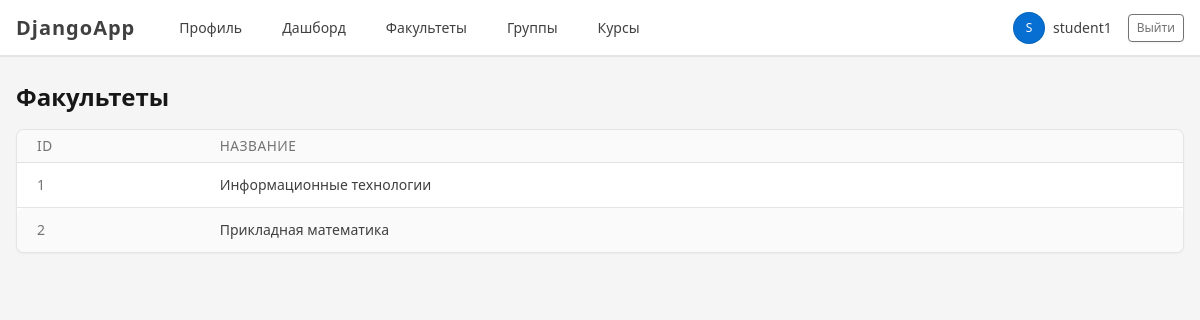
The page /departments/ (signed in) on the database its author committed.
### accounts/models.py (models this page shows, shortened)
class Department(models.Model):
    name = models.CharField(max_length=200)

### accounts/views.py (the view)
# urls.py: path('departments/', views.department_list, name='department_list'),
@login_required
def department_list(request):
    departments = Department.objects.all()
    return render(request, 'department_list.html', {
        'departments': departments,
        'is_methodist': is_methodist(request.user),
    })

### accounts/views.py (called while the page is built)
def is_methodist(user):
    return user.groups.filter(name='Методист').exists()

### templates/department_list.html (shortened to what this page needs)
{% extends 'base.html' %}
{% block content %}
<div class="d-flex justify-content-between align-items-center mb-3">
    <h1 class="mb-0">Факультеты</h1>
</div>
<div class="card">
    <div class="table-responsive">
        <table class="table table-vcenter table-striped card-table">
            <thead>
                <tr>
                    <th>ID</th>
                    <th>Название</th>
                </tr>
            </thead>
            <tbody>
                {% for department in departments %}
                    <tr>
                        <td class="text-secondary">{{ department.id }}</td>
                        <td>{{ department.name }}</td>
                    </tr>
                {% empty %}
                    <tr>
                        <td colspan="3" class="text-center text-secondary">
                            Факультетов пока нет.
                        </td>
                    </tr>
                {% endfor %}
            </tbody>
        </table>
    </div>
</div>
{% endblock %}

### templates/base.html (shortened to what this page needs)
{% load static %}
<!DOCTYPE html>
<html lang="ru">
<head>
    <link rel="stylesheet" href="{% static 'vendor/tabler/css/tabler.min.css' %}">
    <link rel="stylesheet" href="{% static 'css/style.css' %}">
</head>
<body class="layout-fluid">
<div class="page">
    <header class="navbar navbar-expand-md navbar-light d-print-none bg-white border-bottom">
        <div class="container-xl">
            <a class="navbar-brand navbar-brand-autodark d-none-navbar-horizontal pe-0 pe-md-3"
               href="/profile/">
                <strong>DjangoApp</strong>
            </a>
            <div class="navbar-nav flex-row order-md-last">
                {% if user.is_authenticated %}
                    <div class="nav-item d-none d-md-flex me-3">
                        <span class="nav-link px-0">
                            <span class="avatar avatar-sm bg-primary text-white">
                                {{ user.username|slice:":1"|upper }}
                            </span>
                            <span class="ms-2">{{ user.username }}</span>
                        </span>
                    </div>
                    <div class="nav-item">
                        <form method="post" action="/accounts/logout/">
                            <button class="btn btn-outline-secondary btn-sm" type="submit">
                                Выйти
                            </button>
                        </form>
                    </div>
                {% endif %}
            </div>
            <div class="collapse navbar-collapse show" id="navbar-menu">
                <ul class="navbar-nav flex-row">
                    <li class="nav-item ms-3">
                        <a class="nav-link" href="/profile/">Профиль</a>
                    </li>
                    <li class="nav-item ms-3">
                        <a class="nav-link" href="/dashboard/">Дашборд</a>
                    </li>
                    <li class="nav-item ms-3">
                        <a class="nav-link" href="/departments/">Факультеты</a>
                    </li>
                    <li class="nav-item ms-3">
                        <a class="nav-link" href="/groups/">Группы</a>
                    </li>
                    <li class="nav-item ms-3">
                        <a class="nav-link" href="/courses/">Курсы</a>
                    </li>
                </ul>
            </div>
        </div>
    </header>
    <div class="page-wrapper">
        <div class="page-body">
            <div class="container-xl">
                {% block content %}{% endblock %}
            </div>
        </div>
    </div>
</div>
</body>
</html>

### static/css/style.css (style rules this page uses)
body { background-color: #f5f5f5; }
.navbar-brand { font-weight: bold; letter-spacing: 1px; }
.table thead th { text-transform: uppercase; font-size: 0.85rem; }

### rows shown on the page
Department: id "1", name "Информационные технологии"
Department: id "2", name "Прикладная математика"

### other values the page prints
{{ user.username|slice:":1"|upper }} "S"
{{ user.username }} "student1"
